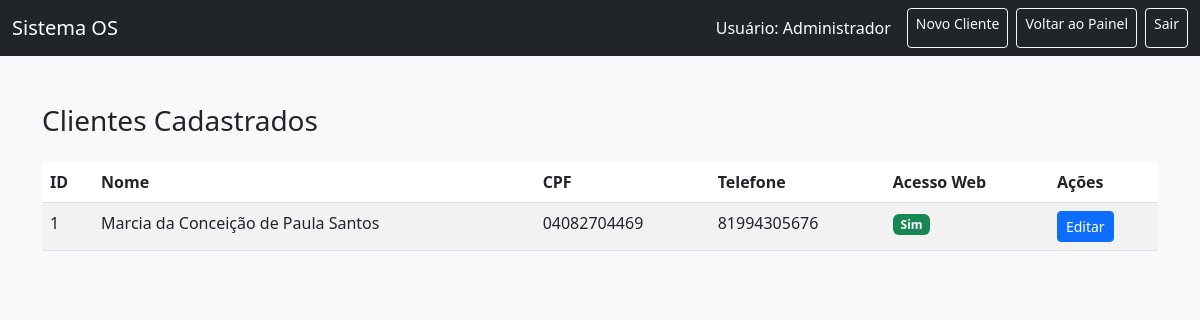
Before: /listar_clientes (signed in) with the older database file.
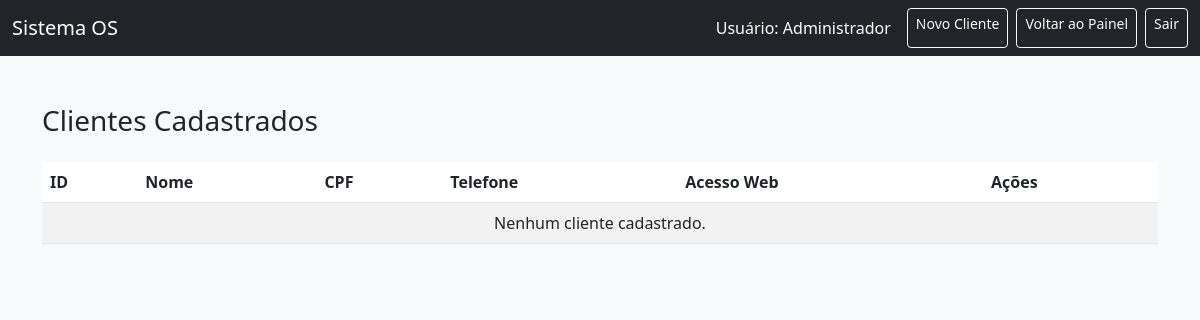
After: the same page with the newer database file.
### tables this page shows
CREATE TABLE clientes (
        id INTEGER PRIMARY KEY AUTOINCREMENT,
        nome TEXT NOT NULL,
        cpf TEXT UNIQUE NOT NULL, -- CPF como identificador único para o cliente
        telefone TEXT
    );

### app.py (the view)
@app.route('/listar_clientes')
def listar_clientes():
    if 'permissao' not in session or session['permissao'] not in ['admin', 'atendente', 'tecnico']:
        flash('Você não tem permissão para acessar esta página.', 'warning')
        return redirect(url_for('dashboard'))
    conn = sqlite3.connect(DB)
    c = conn.cursor()
    c.execute("""
        SELECT c.id, c.nome, c.cpf, c.telefone, cw.login IS NOT NULL AS tem_acesso_web
        FROM clientes c
        LEFT JOIN clientes_web cw ON c.id = cw.id_cliente
        ORDER BY c.nome
    """)
    clientes = c.fetchall()
    conn.close()
    return render_template('listar_clientes.html', clientes=clientes)

### templates/listar_clientes.html (shortened to what this page needs)
<!DOCTYPE html>
<html lang="pt-br">
<head>
  <link href="https://cdn.jsdelivr.net/npm/bootstrap@5.3.0/dist/css/bootstrap.min.css" rel="stylesheet">
</head>
<body class="bg-light">
<nav class="navbar navbar-dark bg-dark">
  <div class="container-fluid">
    <a class="navbar-brand" href="{{ url_for('dashboard') }}">Sistema OS</a>
    <div class="d-flex">
      <span class="navbar-text text-white me-3">Usuário: {{ session['usuario_nome'] }}</span>
      <a href="{{ url_for('cadastrar_cliente') }}" class="btn btn-outline-light btn-sm me-2">Novo Cliente</a>
      <a href="{{ url_for('dashboard') }}" class="btn btn-outline-light btn-sm me-2">Voltar ao Painel</a>
      <a href="{{ url_for('logout') }}" class="btn btn-outline-light btn-sm">Sair</a>
    </div>
  </div>
</nav>
<div class="container py-5">
  <h3>Clientes Cadastrados</h3>
  <table class="table table-striped table-hover mt-4">
    <thead>
      <tr>
        <th>ID</th>
        <th>Nome</th>
        <th>CPF</th>
        <th>Telefone</th>
        <th>Acesso Web</th>
        <th>Ações</th>
      </tr>
    </thead>
    <tbody>
      {% for cliente in clientes %}
      <tr>
        <td>{{ cliente[0] }}</td>
        <td>{{ cliente[1] }}</td>
        <td>{{ cliente[2] }}</td>
        <td>{{ cliente[3] or 'N/A' }}</td>
        <td>
          {% if cliente[4] %}
            <span class="badge bg-success">Sim</span>
          {% else %}
            <span class="badge bg-warning text-dark">Não</span>
          {% endif %}
        </td>
        <td>
          <a href="{{ url_for('editar_cliente', id=cliente[0]) }}" class="btn btn-sm btn-primary">Editar</a>
        </td>
      </tr>
      {% endfor %}
      {% if not clientes %}
      <tr>
        <td colspan="6" class="text-center">Nenhum cliente cadastrado.</td>
      </tr>
      {% endif %}
    </tbody>
  </table>
</div>
</body>
</html>

Changed rows visible on the page:
removed clientes: id "1", nome "Marcia da Conceição de Paula Santos", cpf "04082704469", telefone "81994305676"
Other visible differences:
text now shown: "Nenhum cliente cadastrado."
